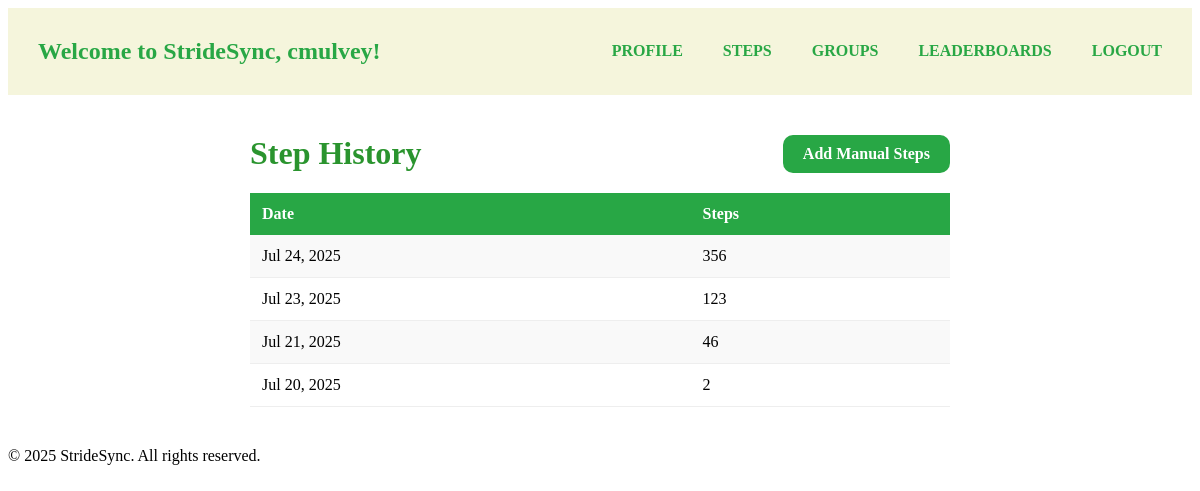
The app's page /steps/ (signed in) with its own data.
### stridesyncapp/models.py (models this page shows, shortened)
class User(AbstractUser):
    is_admin = models.BooleanField(default=False)
    step_goal = models.PositiveIntegerField(default=10000)
    date_joined = models.DateTimeField(default=timezone.now)
    last_login = models.DateTimeField(null=True, blank=True)

class StepRecord(models.Model):
    user = models.ForeignKey(User, on_delete=models.CASCADE, related_name='steps')
    step_count = models.PositiveIntegerField()
    timestamp = models.DateTimeField(default=timezone.now)
    is_auto_synced = models.BooleanField(default=True)
    class Meta:
        ordering = ['-timestamp']

### stridesyncapp/views.py (the view)
# urls.py: path('steps/', views.steps, name='steps'),
@login_required
def steps(request):
    try:
        get_fitbit_steps(request.user, date.today().isoformat())
    except FitbitToken.DoesNotExist:
        pass
    steps = (request.user.steps.annotate(day=TruncDate('timestamp')).values('day')
             .annotate(step_count=Sum('step_count'),
                       is_auto_synced=Max('is_auto_synced')).order_by('-day'))
    if not hasattr(request.user, 'streak'):
        Streak.objects.create(user=request.user, last_logged_date=date.today())
    if not hasattr(request.user, 'points'):
        Points.objects.create(user=request.user)
    update_streak(request.user)
    update_points(request.user)
    return render(request, 'stridesyncapp/steps.html', {'steps': steps})

### stridesyncapp/streak_points.py (called while the page is built)
def update_streak(user):
    streak_obj, _ = Streak.objects.get_or_create(
        user=user,
        defaults={'current_streak': 0, 'max_streak': 0, 'last_logged_date': None},
    )
    today = timezone.localdate()
    days = (
        StepRecord.objects
        .filter(user=user, timestamp__date__lte=today)
        .annotate(day=TruncDate('timestamp'))
        .values_list('day', flat=True)
        .distinct()
        .order_by('-day')
    )
    streak = 0
    for d in days:
        if d == today - timedelta(days=streak):
            streak += 1
        else:
            break
    with transaction.atomic():
        streak_obj.current_streak = streak
        streak_obj.last_logged_date = today
        if streak > streak_obj.max_streak:
            streak_obj.max_streak = streak
        streak_obj.save()

def update_points(user):
    points_obj, _ = Points.objects.get_or_create(
        user=user,
        defaults={'current_points': 0, 'total_points': 0}
    )
    week_start = timezone.localdate() - timedelta(days=6)
    total_steps = (
        user.steps
        .filter(timestamp__date__gte=week_start)
        .aggregate(total=Sum('step_count'))['total']
    ) or 0
    week_average = total_steps // 7
    streak_points = user.streak.current_streak * 10
    new_points = week_average + streak_points
    with transaction.atomic():
        points_obj.current_points = new_points
        points_obj.total_points = max(points_obj.total_points, new_points)
        points_obj.save()

### stridesyncapp/utils.py (called while the page is built, shortened)
def get_fitbit_steps(user, date_str):
    try:
        token_obj = FitbitToken.objects.get(user=user)
    except FitbitToken.DoesNotExist:
        return

### stridesyncapp/templates/stridesyncapp/steps.html (shortened to what this page needs)
{% extends 'stridesyncapp/base.html' %}
{% block content %}
    <div class="step-history-container">
        <div class="history-header">
            <h1>Step History</h1>
            <a href="{% url 'manual_step_entry' %}" class="btn btn-add">Add Manual Steps</a>
        </div>
        {% if steps %}
            <table class="step-table">
                <thead>
                    <tr>
                        <th>Date</th>
                        <th>Steps</th>
                    </tr>
                </thead>
                <tbody>
                    {% for record in steps %}
                        <tr>
                            <td>{{ record.day|date:"M d, Y" }}</td>
                            <td>{{ record.step_count}}</td>
                        </tr>
                    {% endfor %}
                </tbody>
            </table>
        {% else %}
            <div class="no-records">No step records found.</div>
        {% endif %}
    </div>
{% endblock %}

### stridesyncapp/templates/stridesyncapp/base.html (shortened to what this page needs)
{% load static %}
<!DOCTYPE html>
<html lang="en">
    <head>
    </head>
    <body>
        <header>
            <div style="display: flex; align-items: center; gap: 20px;">
                <h2><a href="{% url 'home' %}">Welcome to StrideSync, {{ request.user.username }}!</a></h2>
            </div>
            <div style="display: flex; align-items: center;">
                <nav>
                    <ul>
                        <li><a href="{% url 'profile' %}">PROFILE</a></li>
                        <li><a href="{% url 'steps' %}">STEPS</a></li>
                        <li><a href="{% url 'group_list' %}">GROUPS</a></li>
                        <li><a href="{% url 'leaderboards' %}">LEADERBOARDS</a></li>
                        <li><a href="{% url 'logout' %}">LOGOUT</a></li>
                    </ul>
                </nav>
            </div>
        </header>
        <main>
            {% block content %}{% endblock %}
        </main>
        <footer>
            <p>&copy; 2025 StrideSync. All rights reserved.</p>
        </footer>
    </body>
</html>

### stridesyncapp/templates/stridesyncapp/base.html (style rules this page uses)
a { text-decoration: none; color: inherit; padding: 10px; }
header { background-color: #f5f5dc; color: #28a745; padding: 10px 20px; display: flex; align-items: center; justify-content: space-between; }
ul { list-style: none; display: flex; gap: 20px; padding: 0; margin: 0; font-weight: bold; }
.btn { display: inline-block; padding: 10px 20px; border-radius: 10px; font-weight: bold; text-decoration: none; text-align: center; color: white; }
.btn-add { background-color: #28a745; }
.step-history-container { max-width: 700px; margin: 40px auto; padding: 0 20px; }
.history-header { display: flex; justify-content: space-between; align-items: center; margin-bottom: 20px; }
.history-header h1 { margin: 0; color: #2a942e; }
.step-table { width: 100%; border-collapse: collapse; }
.step-table thead th { background: #28a745; color: white; padding: 12px; text-align: left; }
.step-table tbody tr:nth-child(odd) { background: #f9f9f9; }
.step-table tbody td { padding: 12px; border-bottom: 1px solid #eee; }

### records on screen
User: user.username "cmulvey"
StepRecord: day "Jul 23, 2025", step_count "123"
StepRecord: day "Jul 20, 2025", step_count "2"

### other values on screen
{{ record.day|date:"M d, Y" }} "Jul 24, 2025" "Jul 21, 2025"
{{ record.step_count }} "356" "46"
